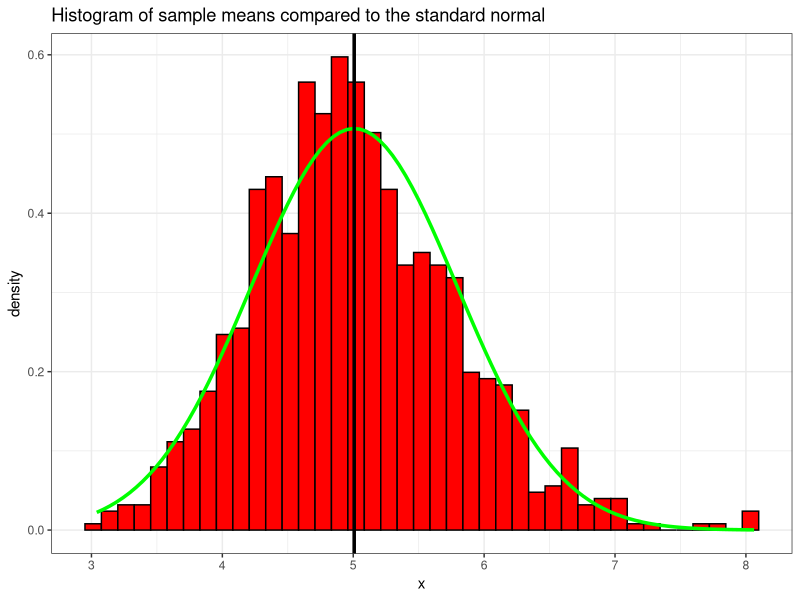

Reproduce this figure in R.
## ---- chunk 1
# Set the global options to remove hashes from the outputs
knitr::opts_chunk$set(comment = '')
options(scipen = 999)
## ---- chunk 2
#insert lambda and number of observations
lambda <- 0.2
n <- 40
# indexes of samples, number of simulations
nosim <- 1:1000
# generate 1000 samples of 40 observations
samples <- matrix(rexp(n*1000,lambda),1000,40)
# create the data frame to gather samples' means
means <- data.frame(x = nosim,y = apply(samples,1,mean))
## ---- chunk 3
mean(means[,2])
## ---- chunk 4
v <- sum(apply(samples,1,function(x){sum(x-mean(means[,2]))^2/(n-1)}))/1000
sqrt(v)
## ---- chunk 5
library(ggplot2)
g <- {}
g <- ggplot(data = data.frame(x = means[,2]),aes(x = x))
g <- g + geom_histogram(aes(y = after_stat(density)),colour = "black",fill = "red",
                        binwidth = diff(range(means[,2]))/40)
g <- g + stat_function(fun = dnorm,args = list(
  mean = mean(means[,2]),sd = sqrt(v)/sqrt(40)),color = "green",linewidth = 1.2)
g <- g + geom_vline(xintercept = mean(means[,2]),linewidth = 1.2) + theme_bw() + 
  labs(title = "Histogram of sample means compared to the standard normal")
g
